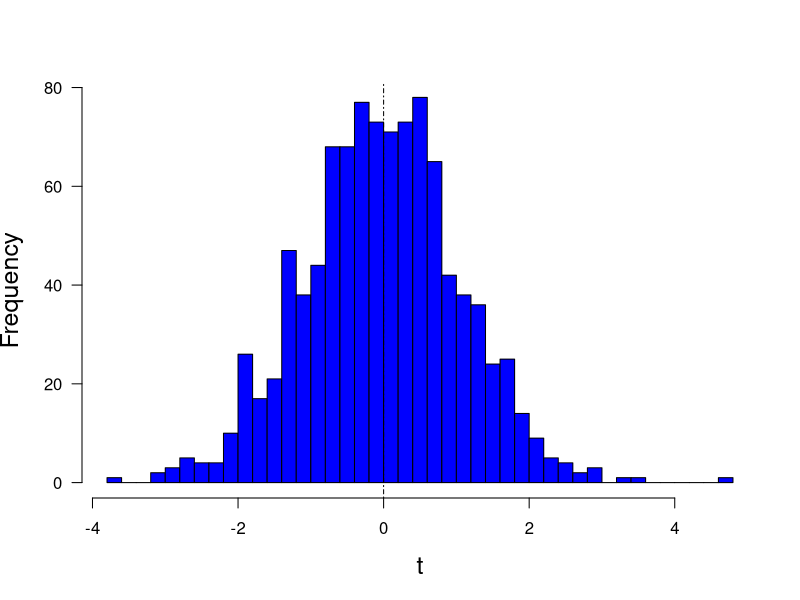

The R source for this figure:
print('file: MonteCarlottestnu24.R')
# Monte Carlo simulation: Student-t(t; nu=24)
n = 25 # sample size
nu = n-1 # degrees of freedom
mu = 0 # true mean
sigma = 1.5 # true standard deviation (arbitrary value > 0)
set.seed(1953) # seed for random number generators
M = 1e3; sflag = 1 # number of Monte Carlo runs for histogram
tvalue = numeric(M)
for(j in 1:M) {
    r = rnorm(n,mu,sigma) # n random values from normal distribution
    rm = mean(r) # sample mean
    rsd = sd(r)  # sample standard deviation
    tvalue[j] = (rm-mu)/(rsd/sqrt(n))
}
if (sflag == 1) {
    mybreaks = round(sqrt(M))
    # png('MonteCarlo-t-hist220403.png',width=16,height=16,units='cm',res=300)
    hist(tvalue,breaks=mybreaks,col='blue',main='',xlab='t',las=1,cex.lab=1.5)
    abline(v=mu,col='black',lty=4)
    # dev.off()
}
# ------------------------------------------------------------------
